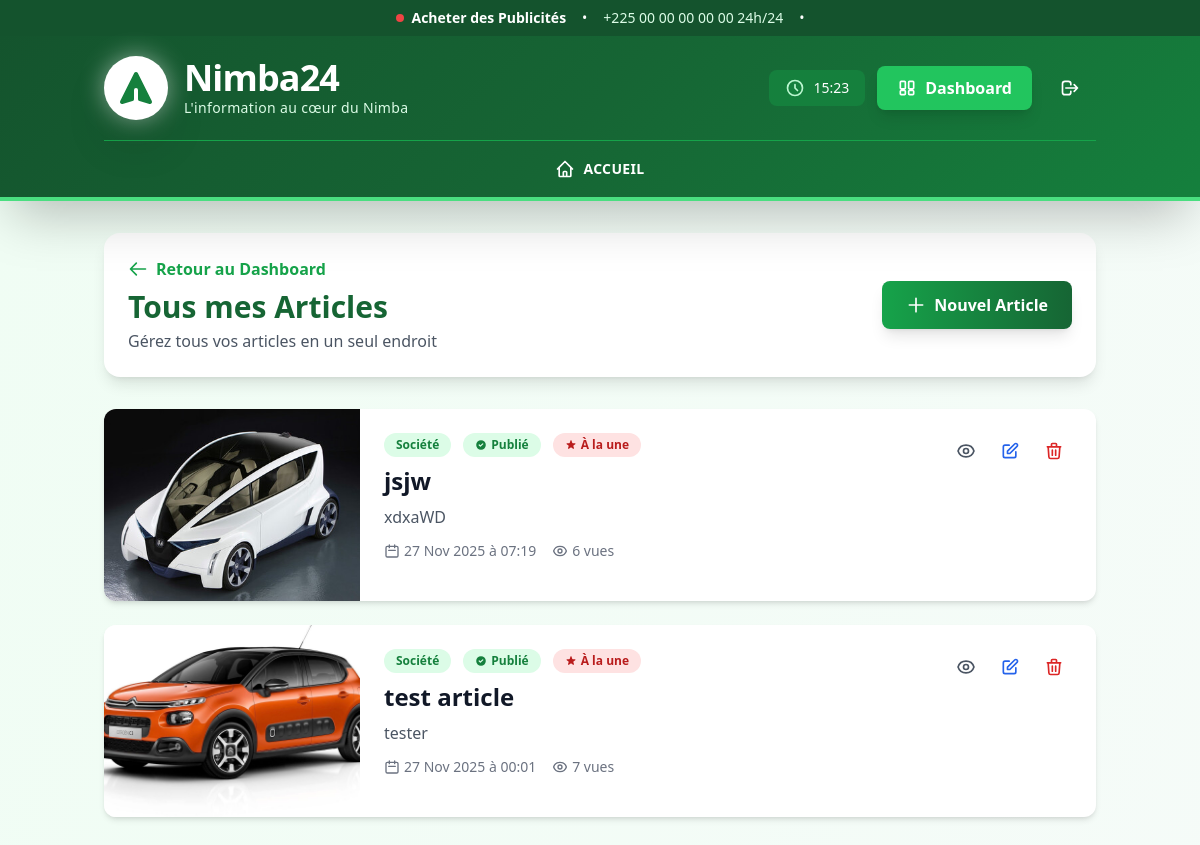
Screenshot of /liste-articles/ (signed in) with the database file from the repository.
### nimbaApp/models.py (models this page shows, shortened)
class Article(models.Model):
    titre = models.CharField(max_length=200, verbose_name='Titre')
    sous_titre = models.CharField(max_length=300, blank=True, verbose_name='Sous-titre')
    contenu = models.TextField(verbose_name='Contenu')
    image = models.ImageField(upload_to='articles/', blank=True, null=True, verbose_name='Image')
    auteur = models.ForeignKey(User, on_delete=models.CASCADE, related_name='articles')
    categorie = models.ForeignKey(Categorie, on_delete=models.CASCADE, related_name='articles',
                                  verbose_name='Catégorie')
    date_publication = models.DateTimeField(default=timezone.now, verbose_name='Date de publication')
    date_modification = models.DateTimeField(auto_now=True, verbose_name='Dernière modification')
    est_publie = models.BooleanField(default=True, verbose_name='Publié')
    est_a_la_une = models.BooleanField(default=False, verbose_name='À la une')
    vues = models.IntegerField(default=0, verbose_name='Nombre de vues')
    class Meta:
        ordering = ['-date_publication']
        verbose_name = 'Article'
        verbose_name_plural = 'Articles'

class Categorie(models.Model):
    CATEGORIES_CHOICES = [
        ('politique', 'Politique'),
        ('societe', 'Société'),
        ('enquete', 'Enquête & Reportage'),
        ('culture', 'Culture & Tradition du Nimba'),
        ('diaspora', 'Diaspora du Nimba'),
        ('economie', 'Économie Locale'),
        ('sport', 'Sport & Jeunesse'),
    ]
    nom = models.CharField(max_length=50, choices=CATEGORIES_CHOICES, unique=True)
    description = models.TextField(blank=True)
    ordre = models.IntegerField(default=0, help_text="Ordre d'affichage")
    class Meta:
        verbose_name = 'Catégorie'
        verbose_name_plural = 'Catégories'
        ordering = ['ordre', 'nom']

### nimbaApp/views.py (the view)
# urls.py: path('liste-articles/', views.liste_articles, name='liste_articles'),
@login_required
@user_passes_test(is_staff_user)
def liste_articles(request):
    articles = Article.objects.filter(auteur=request.user).order_by('-date_publication')
    context = {
        'articles': articles,
    }
    return render(request, 'liste_articles.html', context)

### nimbaApp/views.py (called while the page is built)
def is_staff_user(user):
    return user.is_staff

### nimbaApp/templates/liste_articles.html (shortened to what this page needs)
{% extends 'base.html' %}
{% block content %}
<div class="min-h-screen bg-gradient-to-br from-forest-50 to-gray-50 py-8">
    <div class="container mx-auto px-4">
        <div class="bg-white rounded-2xl shadow-lg p-6 mb-8">
            <div class="flex flex-wrap items-center justify-between gap-4">
                <div>
                    <a href="{% url 'nimbaApp:dashboard' %}" class="inline-flex items-center text-forest-600 hover:text-forest-800 font-semibold mb-2">
                        <svg class="w-5 h-5 mr-2" fill="none" stroke="currentColor" viewBox="0 0 24 24">
                            <path stroke-linecap="round" stroke-linejoin="round" stroke-width="2" d="M10 19l-7-7m0 0l7-7m-7 7h18"/>
                        </svg>
                        Retour au Dashboard
                    </a>
                    <h1 class="text-3xl font-bold text-forest-800">Tous mes Articles</h1>
                    <p class="text-gray-600 mt-1">Gérez tous vos articles en un seul endroit</p>
                </div>
                <a href="{% url 'nimbaApp:creer_article' %}" class="bg-gradient-to-r from-forest-600 to-forest-800 text-white px-6 py-3 rounded-lg font-bold hover:opacity-90 transition transform hover:scale-105 shadow-lg flex items-center space-x-2">
                    <svg class="w-5 h-5" fill="none" stroke="currentColor" viewBox="0 0 24 24">
                        <path stroke-linecap="round" stroke-linejoin="round" stroke-width="2" d="M12 4v16m8-8H4"/>
                    </svg>
                    <span>Nouvel Article</span>
                </a>
            </div>
        </div>
        {% if articles %}
            <div class="grid gap-6">
                {% for article in articles %}
                    <div class="bg-white rounded-xl shadow-md hover:shadow-xl transition overflow-hidden">
                        <div class="flex flex-col md:flex-row">
                            <div class="md:w-64 h-48 md:h-auto flex-shrink-0">
                                {% if article.image %}
                                    <img src="{{ article.image.url }}" alt="{{ article.titre }}" class="w-full h-full object-cover">
                                {% endif %}
                            </div>
                            <div class="flex-1 p-6">
                                <div class="flex flex-wrap items-start justify-between gap-4 mb-4">
                                    <div class="flex-1">
                                        <div class="flex items-center gap-3 mb-2">
                                            <span class="bg-forest-100 text-forest-700 px-3 py-1 rounded-full text-xs font-semibold">
                                                {{ article.categorie.get_nom_display }}
                                            </span>
                                            {% if article.est_publie %}
                                                <span class="bg-green-100 text-green-700 px-3 py-1 rounded-full text-xs font-semibold flex items-center">
                                                    <svg class="w-3 h-3 mr-1" fill="currentColor" viewBox="0 0 20 20">
                                                        <path fill-rule="evenodd" d="M10 18a8 8 0 100-16 8 8 0 000 16zm3.707-9.293a1 1 0 00-1.414-1.414L9 10.586 7.707 9.293a1 1 0 00-1.414 1.414l2 2a1 1 0 001.414 0l4-4z" clip-rule="evenodd"/>
                                                    </svg>
                                                    Publié
                                                </span>
                                            {% else %}
                                                <span class="bg-gray-100 text-gray-700 px-3 py-1 rounded-full text-xs font-semibold">
                                                    Brouillon
                                                </span>
                                            {% endif %}
                                            {% if article.est_a_la_une %}
                                                <span class="bg-red-100 text-red-700 px-3 py-1 rounded-full text-xs font-semibold flex items-center">
                                                    À la une
                                                </span>
                                            {% endif %}
                                        </div>
                                        <h2 class="text-2xl font-bold text-gray-900 mb-2 hover:text-forest-600 transition">
                                            <a href="{% url 'nimbaApp:article_detail' article.id %}">{{ article.titre }}</a>
                                        </h2>
                                        {% if article.sous_titre %}
                                            <p class="text-gray-600 mb-3">{{ article.sous_titre }}</p>
                                        {% endif %}
                                        <div class="flex flex-wrap items-center gap-4 text-sm text-gray-500">
                                            <span class="flex items-center">
                                                <svg class="w-4 h-4 mr-1" fill="none" stroke="currentColor" viewBox="0 0 24 24">
                                                    <path stroke-linecap="round" stroke-linejoin="round" stroke-width="2" d="M8 7V3m8 4V3m-9 8h10M5 21h14a2 2 0 002-2V7a2 2 0 00-2-2H5a2 2 0 00-2 2v12a2 2 0 002 2z"/>
                                                </svg>
                                                {{ article.date_publication|date:"d M Y à H:i" }}
                                            </span>
                                            <span class="flex items-center">
                                                {{ article.vues }} vues
                                            </span>
                                        </div>
                                    </div>
                                    <div class="flex items-center gap-2">
                                        <a href="{% url 'nimbaApp:article_detail' article.id %}" class="p-2 text-gray-600 hover:text-forest-600 hover:bg-forest-50 rounded-lg transition" title="Voir">
                                        </a>
                                        <a href="{% url 'nimbaApp:modifier_article' article.id %}" class="p-2 text-blue-600 hover:text-blue-800 hover:bg-blue-50 rounded-lg transition" title="Modifier">
                                            <svg class="w-5 h-5" fill="none" stroke="currentColor" viewBox="0 0 24 24">
                                                <path stroke-linecap="round" stroke-linejoin="round" stroke-width="2" d="M11 5H6a2 2 0 00-2 2v11a2 2 0 002 2h11a2 2 0 002-2v-5m-1.414-9.414a2 2 0 112.828 2.828L11.828 15H9v-2.828l8.586-8.586z"/>
                                            </svg>
                                        </a>
                                        <a href="{% url 'nimbaApp:supprimer_article' article.id %}" class="p-2 text-red-600 hover:text-red-800 hover:bg-red-50 rounded-lg transition" title="Supprimer">
                                            <svg class="w-5 h-5" fill="none" stroke="currentColor" viewBox="0 0 24 24">
                                                <path stroke-linecap="round" stroke-linejoin="round" stroke-width="2" d="M19 7l-.867 12.142A2 2 0 0116.138 21H7.862a2 2 0 01-1.995-1.858L5 7m5 4v6m4-6v6m1-10V4a1 1 0 00-1-1h-4a1 1 0 00-1 1v3M4 7h16"/>
                                            </svg>
                                        </a>
                                    </div>
                                </div>
                            </div>
                        </div>
                    </div>
                {% endfor %}
            </div>
        {% endif %}
    </div>
</div>
{% endblock %}

### rows the page displays
Article: image (picture), categorie.nom "Société", est_publie True (drawn), est_a_la_une True (drawn), titre "jsjw", sous_titre "xdxaWD", date_publication "27 Nov 2025 à 07:19", vues "6"
Article: image (picture), categorie.nom "Société", est_publie True (drawn), est_a_la_une True (drawn), titre "test article", sous_titre "tester", date_publication "27 Nov 2025 à 00:01", vues "7"
